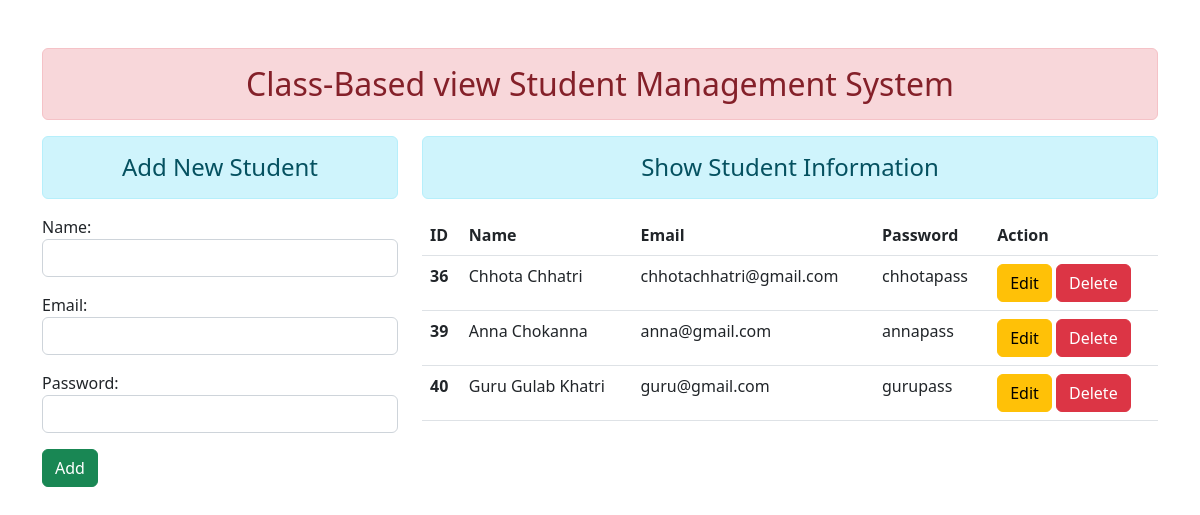
Before: / with the older database file.
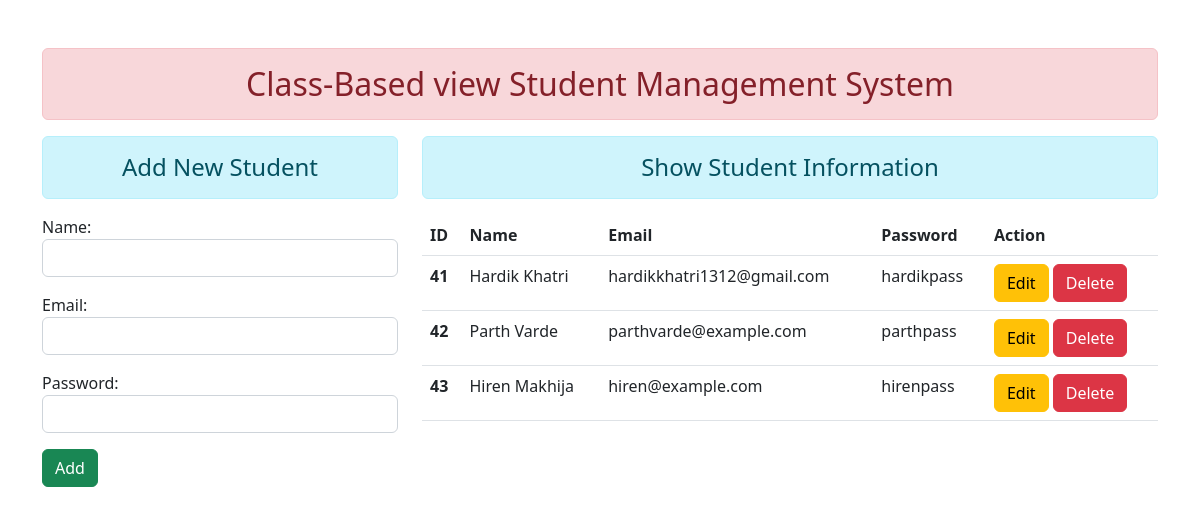
After: the same page with the newer database file.
### enroll/models.py (models this page shows)
class User(models.Model):
    name = models.CharField(max_length=70)
    email = models.EmailField(max_length=100)
    password = models.CharField(max_length=100)

### enroll/views.py (the view, shortened to what this page needs)
# urls.py: path('', views.UserAddShowView.as_view(), name="addandshow"),
class UserAddShowView(TemplateView):
    template_name = 'enroll/addandshow.html'
    def get_context_data(self, *args, **kwargs):
        context = super().get_context_data(**kwargs)
        fm = StudentRegistration()
        stud = User.objects.all()
        context = {'stu':stud, 'form':fm}
        return context

### enroll/forms.py
class StudentRegistration(forms.ModelForm):
    class Meta:
        model = User
        fields = ['name', 'email', 'password']
        widgets = {
            'name': forms.TextInput(attrs={'class':'form-control'}),
            'email':forms.EmailInput(attrs={'class':'form-control'}),
            'password':forms.PasswordInput(render_value=True, attrs={'class':'form-control'}),
        }

### enroll/templates/enroll/addandshow.html (shortened to what this page needs)
{% extends 'enroll/base.html' %} {% block content %}
<div class="row">
    <div class="col-sm-4">
        <form action="" method="POST">
            <h4 class="text-center alert alert-info">Add New Student</h4>
            {% csrf_token %} {{form.as_p}}
            <input type="submit" class="btn btn-success" value="Add">
        </form>
    </div>
    <div class="col-sm-8">
        <h4 class="text-center alert alert-info">Show Student Information</h4>
        {% if stu %}
        <table class="table table-hover">
            <thead>
                <tr>
                    <th scope="col">ID</th>
                    <th scope="col">Name</th>
                    <th scope="col">Email</th>
                    <th scope="col">Password</th>
                    <th scope="col">Action</th>
                </tr>
            </thead>
            <tbody>
                {% for st in stu %}
                <tr>
                    <th scope="row">{{st.id}}</th>
                    <td>{{st.name}}</td>
                    <td>{{st.email}}</td>
                    <td>{{st.password}}</td>
                    <td>
                        <a href="{% url 'updatedata' st.id %}" class="btn btn-warning">Edit</a>
                        <form action="{% url 'deletedata' st.id %}" method="post" class="d-inline">
                            <input type="submit" value="Delete" class="btn btn-danger">
                        </form>
                    </td>
                </tr>
                {% endfor %}
            </tbody>
        </table>
        {% else %}
        <h4 class="text-center alert alert-warning">No Records</h4>
        {% endif %}
    </div>
</div>
{% endblock content%}

### enroll/templates/enroll/base.html (shortened to what this page needs)
<!DOCTYPE html> {% load static %}
<html lang="en">
<head>
    <link rel="stylesheet" href="{% static 'enroll/css/bootstrap.css' %}">
</head>
<body>
    <div class="container mt-5">
        <h2 class="text-center alert alert-danger">Class-Based view Student Management System</h2>
        {% block content %} {% endblock content %}
    </div>
</body>
</html>

Changed rows visible on the page:
removed User: id "36", name "Chhota Chhatri", email "chhotachhatri@gmail.com", password "chhotapass"
removed User: id "39", name "Anna Chokanna", email "anna@gmail.com", password "annapass"
removed User: id "40", name "Guru Gulab Khatri", email "guru@gmail.com", password "gurupass"
added User: id "41", name "Hardik Khatri", email "hardikkhatri1312@gmail.com", password "hardikpass"
added User: id "42", name "Parth Varde", email "parthvarde@example.com", password "parthpass"
added User: id "43", name "Hiren Makhija", email "hiren@example.com", password "hirenpass"
